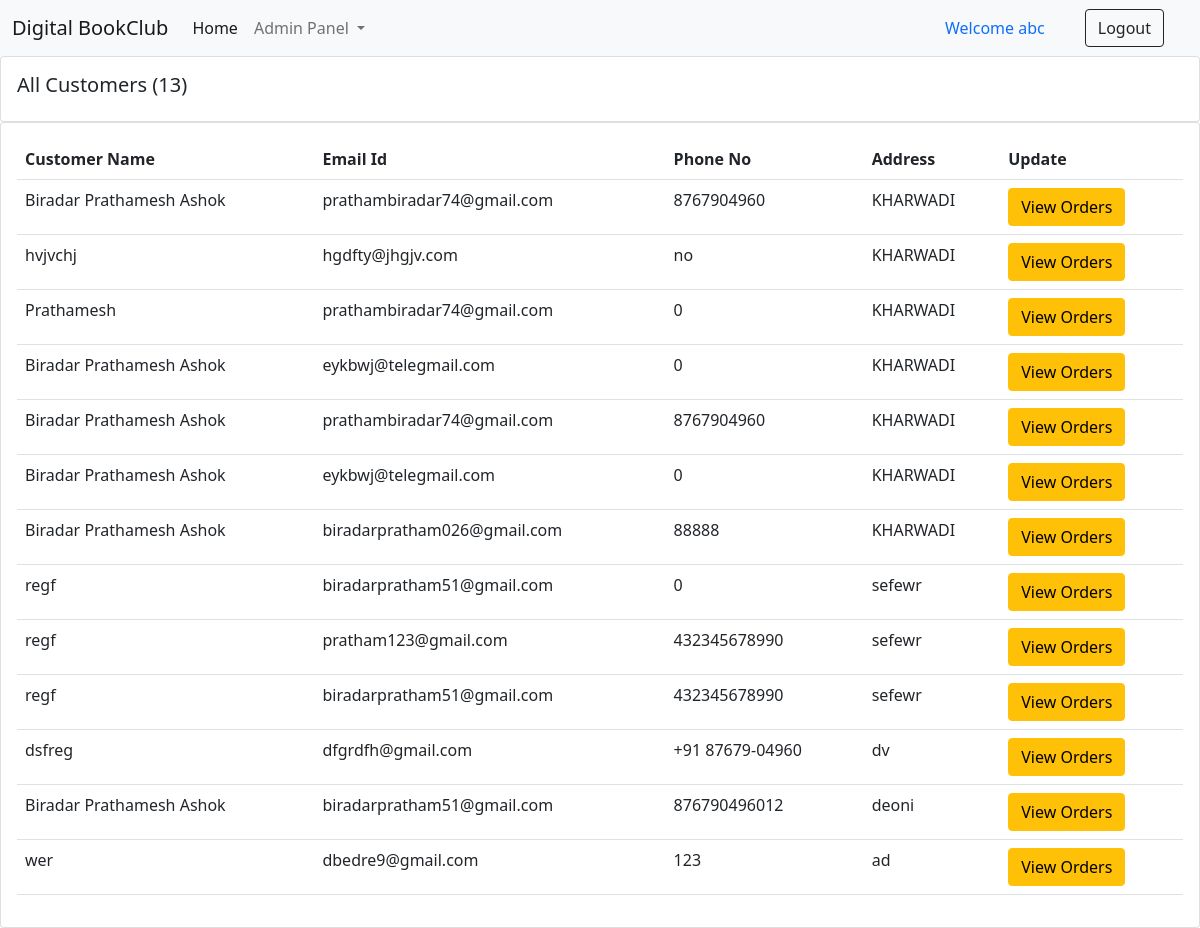
Page /customers_list/ (signed in) on the committed database.
### books/models.py (models this page shows, shortened)
class Order(models.Model):
    user = models.ForeignKey(User, on_delete=models.CASCADE, default=1)
    items_json = models.CharField(max_length=5000, blank=True)
    price = models.IntegerField(default=0)
    name = models.CharField(max_length=100, blank=True)
    email = models.CharField(max_length=100, blank=True)
    address = models.CharField(max_length=100, default="")
    phone = models.CharField(max_length=100, blank=True)
    date = models.DateTimeField(auto_now_add=True)

### books/views.py (the view)
# urls.py: path("customers_list/", views.customers_list, name="customers_list"),
def customers_list(request):
    customers = Order.objects.all()
    customer_count = customers.count()
    return render(request, "customers_list.html", {'customers':customers, 'customer_count':customer_count})

### books/templates/customers_list.html (shortened to what this page needs)
{% extends 'admin_navbar.html' %}
{% block body %}
      <div class="row">
        <div class="col-md">
          <div class="card card-body">
            <h5>All Customers ({{customer_count}})</h5>
          </div>
          <div class="card card-body">
            <table class="table">
              <tr>
                <th>Customer Name</th>
                <th>Email Id</th>
                <th>Phone No</th>
                <th>Address</th>
                <th>Update</th>
              </tr>
              {% for customer in customers %}
                <tr>
                  <td>{{customer.name}}</td>
                  <td>{{customer.email}}</td>
                  <td>{{customer.phone}}</td>
                  <td>{{customer.address}}</td>
                  <td><a href="/customers_list/orders_{{customer.id}}/" class="btn btn-warning">View Orders</a></td>
                </tr>
              {% endfor %}
            </table>
          </div>
        </div>
      </div>
      {% endblock %}

### books/templates/admin_navbar.html (shortened to what this page needs)
<!doctype html>
<html lang="en">
  <head>
    <link href="https://cdn.jsdelivr.net/npm/bootstrap@5.0.2/dist/css/bootstrap.min.css" rel="stylesheet">
  </head>
  <body>
    <nav class="navbar navbar-expand-lg navbar-light bg-light">
        <div class="container-fluid">
          <a class="navbar-brand" href="/"> Digital BookClub</a>
          <div class="collapse navbar-collapse" id="navbarSupportedContent">
            <ul class="navbar-nav me-auto mb-2 mb-lg-0">
              <li class="nav-item">
                <a class="nav-link active" aria-current="page" href="/">Home</a>
              </li>
              <li class="nav-item dropdown">
                <a class="nav-link dropdown-toggle" href="#" id="navbarDropdown" role="button" data-bs-toggle="dropdown" aria-expanded="false">
                  Admin Panel
                </a>
              </li>
            </ul>
            {% if user.is_authenticated %}
              <a class="nav-link" href="#">Welcome {{request.user}}</a>
              <a href="/logout/" class="btn btn-outline-dark mx-4" type="submit">Logout</a>
            {% endif %}
          </div>
        </div>
      </nav>
      {% block body %}
      {% endblock %}
    </body>
    </html>

### rows in the picture
Order: name "Biradar Prathamesh Ashok", email "prathambiradar74@gmail.com", phone "8767904960", address "KHARWADI"
Order: name "hvjvchj", email "hgdfty@jhgjv.com", phone "no", address "KHARWADI"
Order: name "Prathamesh", email "prathambiradar74@gmail.com", phone "0", address "KHARWADI"
Order: name "Biradar Prathamesh Ashok", email "eykbwj@telegmail.com", phone "0", address "KHARWADI"
Order: name "Biradar Prathamesh Ashok", email "prathambiradar74@gmail.com", phone "8767904960", address "KHARWADI"
Order: name "Biradar Prathamesh Ashok", email "eykbwj@telegmail.com", phone "0", address "KHARWADI"
Order: name "Biradar Prathamesh Ashok", email "biradarpratham026@gmail.com", phone "88888", address "KHARWADI"
Order: name "regf", email "biradarpratham51@gmail.com", phone "0", address "sefewr"
Order: name "regf", email "pratham123@gmail.com", phone "432345678990", address "sefewr"
Order: name "regf", email "biradarpratham51@gmail.com", phone "432345678990", address "sefewr"
Order: name "dsfreg", email "dfgrdfh@gmail.com", phone "+91 87679-04960", address "dv"
Order: name "Biradar Prathamesh Ashok", email "biradarpratham51@gmail.com", phone "876790496012", address "deoni"
Order: name "wer", email "dbedre9@gmail.com", phone "123", address "ad"

### other values in the picture
{{ request.user }} "abc"
{{ customer_count }} "13"
